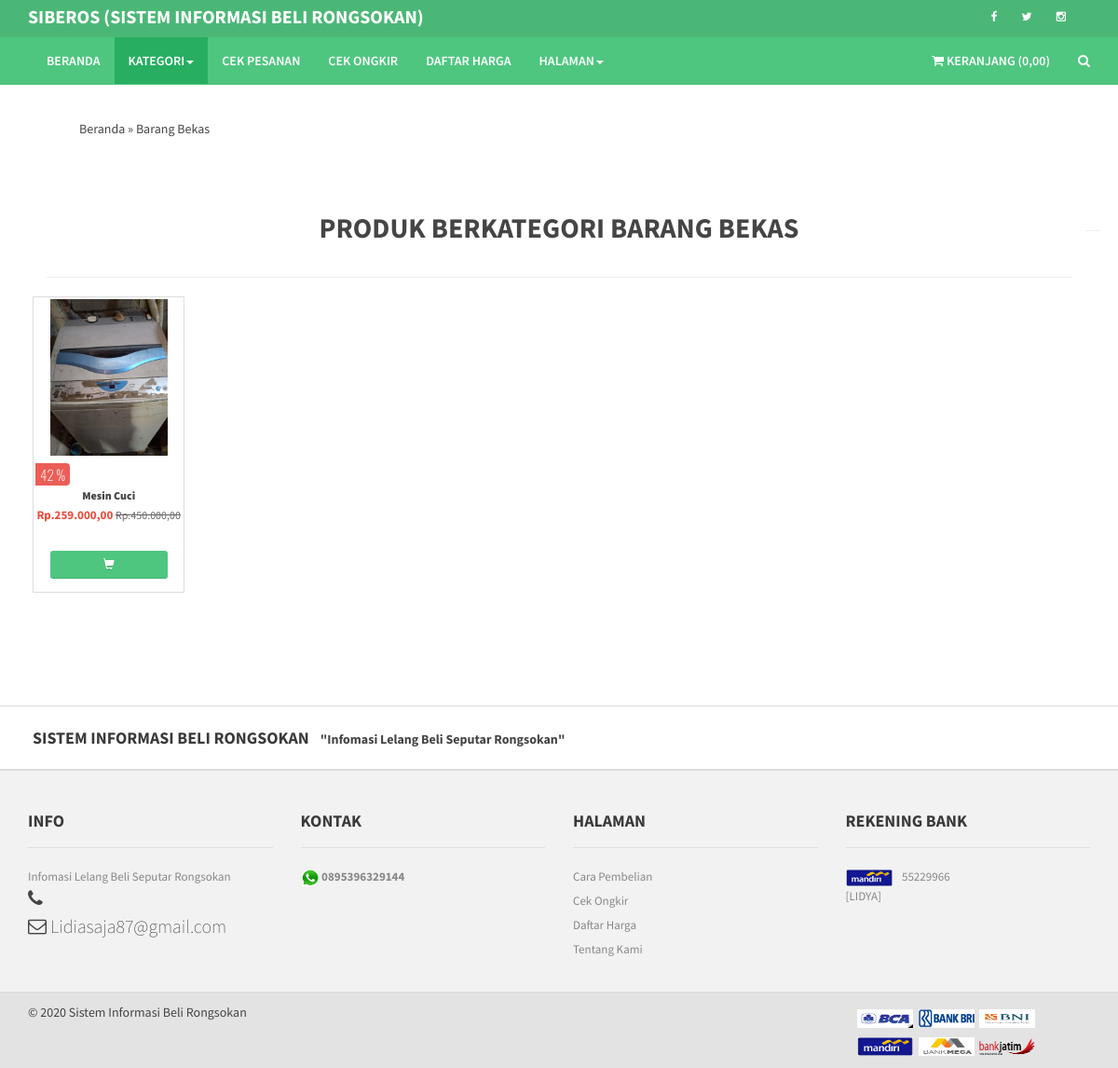
Screenshot of /mycategory.aspx/1 with the database file from the repository.
### tables this page shows
CREATE TABLE `shop_setting` (
  `shortname_shop` varchar(20) NOT NULL,
  `longname_shop` varchar(100) NOT NULL,
  `motto_shop` varchar(100) NOT NULL,
  `location_shop` varchar(120) NOT NULL,
  `name_manage` varchar(100) NOT NULL,
  `bbm_contact` varchar(20) NOT NULL,
  `wa_contact` varchar(20) NOT NULL,
  `phone_contact` varchar(20) NOT NULL,
  `email_shop` varchar(30) NOT NULL,
  `propinsi_shop` varchar(20) NOT NULL,
  `kabupaten_shop` varchar(20) NOT NULL,
  `logo_shop` varchar(50) NOT NULL,
  `facebook` varchar(300) DEFAULT NULL,
  `twitter` varchar(300) DEFAULT NULL,
  `google` varchar(300) DEFAULT NULL,
  `instagram` varchar(300) DEFAULT NULL,
  `youtube` varchar(300) DEFAULT NULL,
  `pos` int(1) DEFAULT NULL,
  `jne` int(1) DEFAULT NULL,
  `tiki` int(1) DEFAULT NULL,
  `gratis_ongkir_wilayah` int(1) DEFAULT NULL,
  `cod_wilayah` int(1) DEFAULT NULL
);

CREATE TABLE `shop_category` (
  `id_category` int(11) NOT NULL,
  `category` varchar(30) NOT NULL,
  `state` int(1) NOT NULL
);

CREATE TABLE `shop_product` (
  `id_product` int(11) NOT NULL,
  `name_product` varchar(50) NOT NULL,
  `information_product` text NOT NULL,
  `price_product` int(11) NOT NULL,
  `discount_product` int(11) NOT NULL,
  `weight_product` int(11) NOT NULL,
  `category_product` int(11) NOT NULL,
  `stock_product` int(11) NOT NULL,
  `image_product` varchar(50) NOT NULL,
  `slug_product` text NOT NULL,
  `state_product` int(1) NOT NULL,
  `state_discount` int(1) DEFAULT NULL
);

CREATE TABLE `shop_payment` (
  `id_payment` int(11) NOT NULL,
  `id_bank` int(11) NOT NULL,
  `number` varchar(50) NOT NULL,
  `name` varchar(100) NOT NULL,
  `state` int(1) NOT NULL
);

CREATE TABLE `shop_bank` (
  `id_bank` int(11) NOT NULL,
  `name_bank` varchar(100) NOT NULL,
  `logo_bank` varchar(40) NOT NULL,
  `state_bank` int(1) NOT NULL
);

### index.php (called while the page is built, shortened)
<?php
require_once BASEPATH.'core/CodeIgniter.php';

### application/models/M__app.php (called while the page is built, shortened)
<?php if ( ! defined('BASEPATH')) exit('No direct script access allowed');
class M__app extends CI_Model {
	public function gradeone($table,$column,$where)
	{
		$this->db->where($column, $where);
		return $this->db->get('shop_'.$table);
	}
	public function getdatapaymentfront()
	{
		$this->db->select('*');
		$this->db->from('shop_payment');
		$this->db->join('shop_bank', 'shop_payment.id_bank = shop_bank.id_bank');
		$this->db->where('shop_payment.state', 1);
		return $this->db->get();
	}
	public function getdatacategory($id,$offset)
	{
		$this->db->where('category_product', $id);
		$this->db->where('state_product', 1);
		$this->db->where("stock_product!='0'");
		return $this->db->get('shop_product', 24, $offset);
	}
	public function getnewproduct()
	{
		$this->db->select('*');
		$this->db->from('shop_product');
		$this->db->where("stock_product!='0'");
		$this->db->where("state_product='1'");
		$this->db->join('shop_category', 'shop_product.category_product = shop_category.id_category');
		$this->db->order_by('id_product', 'desc');
		$this->db->limit(10);
		return $this->db->get();
	}
}

### application/views/frontend/category/index.php (the view, shortened to what this page needs)
<div class="main-container" style="padding-left: 50px;padding-right: 50px;">
    <div class="morePost row featuredPostContainer style2 globalPaddingTop ">
        <div class="col-lg-12">
            <center>
                <h1>
                    <span>
                        <b>
                            PRODUK BERKATEGORI <?php echo strtoupper($get['category']) ?>
                        </b>
                    </span>
                </h1>
            </center>
            <hr>
        </div>
        <div>
            <div class="row">
                <?php $no=0; foreach($all as $row): $no++ ?>
                    <div class="item col-lg-2 col-md-3 col-sm-4 col-xs-6" style="float: left;">
                        <div class="product" id="produk">
                            <div id="tinggi">
                                <div class="image" id="tinggi2">
                                    <a href="<?php echo site_url('product-details.aspx/'.$row->slug_product)?>">
                                        <img src="<?php echo base_url('uploads/'.$row->image_product) ?>" style="width:80%;" alt="<?php echo $row->name_product ?>">
                                    </a>
                                    <?php if ($row->state_discount==1) { ?>
                                        <div class="promotion" style="bottom: -0px;">
                                            <span class="discount" style="font-size: 15px;">
                                                <?php $cut=ceil(($row->discount_product/$row->price_product)*100) ?>
                                                <?php echo 100-$cut ?> %
                                            </span>
                                        </div>
                                    <?php } ?>
                                </div>
                                <div class="description" style="min-height: 65px;">
                                    <b style="font-size: 12px;font-weight: 798;">
                                        <a href="<?php echo site_url('product-details.aspx/'.$row->slug_product)?>">
                                            <?php $product_name=substr($row->name_product,0,25); ?>
                                            <?php if(strlen($row->name_product)>25)
                                            {
                                                echo $product_name.'...';
                                            }
                                            else
                                            {
                                                echo $row->name_product;
                                            }
                                            ?>
                                        </a>
                                    </b>
                                    <div class="price" style="font-size: 13px;">
                                        <?php if ($row->state_discount==1) { ?>
                                            <span style="color: #e74c3c;">
                                                Rp.<?php echo uang($row->discount_product) ?>
                                            </span>
                                        <?php }else{ ?>
                                            <span style="color: #e74c3c;">
                                                Rp.<?php echo uang($row->price_product) ?>
                                            </span>
                                        <?php } ?>
                                        <?php if ($row->state_discount==1) { ?>
                                            <span class="old-price" style="font-size: 12px;">
                                                Rp.<?php echo uang($row->price_product) ?>
                                            </span>
                                        <?php } ?>
                                    </div>
                                </div>
                            </div>
                            <div class="action-control">
                                <center>
                                    <a href="javascript:void(0)" onclick="tampil_modal('<?php echo $row->id_product ?>')" style="width:80%;" class="btn btn-primary btn-md">
                                        <span class="add2cart">
                                            <i class="glyphicon glyphicon-shopping-cart"></i>
                                        </span>
                                    </a>
                                </center>
                            </div>
                        </div>
                    </div>
                <?php endforeach; ?>
                <hr>
            </div>
        </div>
    </div>
</div>

### application/views/frontend/header.php (shortened to what this page needs)
<div class="navbar-top">
    <div class="container" style="padding-top: 3px">
        <div class="row">
            <div class="col-lg-8">
                <div class="pull-left ">
                    <ul class="userMenu">
                        <li>
                        <?php if (gettoko('longname_shop')!=""): ?>
                            <a href="<?php echo base_url() ?>">
                                <span style="font-size:20px;">
                                <?php echo gettoko('shortname_shop') ?>
                                <span class="hidden-xs">(<?php echo gettoko('longname_shop') ?>)
                                </span>
                                </span>
                            </a>
                        <?php endif; ?>
                        </li>
                    </ul>
                </div>
            </div>
            <div class="col-lg-4">
                <div class="pull-right">
                    <ul class="userMenu">
                        <?php
                        $fb=gettoko('facebook');
                        $tw=gettoko('twitter');
                        $ig=gettoko('instagram');
                        if($fb!="" && !is_null($fb)){ ?>
                            <li>
                                <a href="<?php echo $fb ?>" target="_blank">
                                    <i class=" fa fa-facebook"> &nbsp; </i>
                                </a>
                            </li>
                        <?php } ?>
                        <?php if($tw!="" && !is_null($tw)){ ?>
                             <li>
                                <a href="<?php echo $tw ?>" target="_blank">
                                    <i class=" fa fa-twitter"> &nbsp; </i>
                                </a>
                            </li>
                        <?php } ?>
                        <?php if($ig!="" && !is_null($ig)){ ?>
                             <li>
                                <a href="<?php echo $ig ?>" target="_blank">
                                    <i class=" fa fa-instagram"> &nbsp; </i>
                                </a>
                            </li>
                        <?php } ?>
                    </ul>
                </div>
            </div>
        </div>
    </div>
</div>

### application/views/frontend/footer.php (shortened to what this page needs)
<footer>
    <div class="footer" style="background-color: #fff; padding:20px; ">
        <div class="container">
            <div class="row">
                <div class="col-lg-8">
                    <span id="footer-head">
                    <?php
                        echo gettoko('longname_shop')?
                        gettoko('longname_shop'):
                        gettoko('shortname_shop');
                    ?>
                    </span>
                    <span>
                        <b>
                            &quot;<?php echo gettoko('motto_shop') ?>&quot;
                        </b>
                    </span>
                </div>
            </div>
        </div>
    </div>
    <div class="footer">
        <div class="container">
            <div class="row">
                <div class="col-lg-3 hidden-xs">
                    <h3>Info</h3>
                    <ul>
                        <li class="supportLi">
                            <p><?php echo gettoko('motto_shop') ?></p>
                            <h4>
                                <a class="inline" href="callto:+12025550151">
                                    <strong>
                                    <i class="fa fa-phone"> </i>
                                    </strong>
                                </a>
                            </h4>
                            <h4>
                                <a class="inline" href="#">
                                    <i class="fa fa-envelope-o"> </i>
                                    <?php echo gettoko('email_shop') ?>
                                </a>
                            </h4>
                        </li>
                    </ul>
                </div>
                <div class="col-lg-3">
                    <h3> Kontak </h3>
                    <ul>
                    <?php if(gettoko('wa_contact')!=''): ?>
                        <li class="supportLi">
                            <img src="<?php echo base_url('uploads/wa.png') ?>" width="20px">
                            <strong><?php echo gettoko('wa_contact') ?></strong>
                        </li>
                    <?php endif ?>
                    </ul>
                </div>
                <div class="col-lg-3 hidden-xs">
                    <h3>Halaman</h3>
                    <ul>
                        <li class="supportLi">
                            <a href="<?php echo site_url('howtobuy.aspx') ?>"> Cara Pembelian</a>
                        </li>
                        <li class="supportLi">
                            <a href="<?php echo site_url('ongkir.aspx') ?>"> Cek Ongkir</a>
                        </li>
                        <li class="supportLi">
                            <a href="<?php echo site_url('pricelist.aspx') ?>"> Daftar Harga</a>
                        </li>
                        <li class="supportLi">
                            <a href="<?php echo site_url('aboutus.aspx') ?>"> Tentang Kami</a>
                        </li>
                    </ul>
                </div>
                <div class="col-lg-3">
                    <h3>Rekening Bank</h3>
                    <ul>
                    <?php $no=0; foreach($bank as $row): $no++ ?>
                        <li class="supportLi">
                            <img src="<?php echo base_url('assets/images/bank/'.$row->logo_bank) ?>" width="50px" alt="">
                            &nbsp;&nbsp; <?php echo $row->number ?> <br> [<?php echo $row->name ?>]
                        </li>
                    <?php endforeach;?>
                    </ul>
                </div>
            </div>
        </div>
    </div>
    <div class="footer-bottom">
        <div class="container">
            <span onmouseover="tampil()">
                &copy; <?php echo date('Y') ?> <?php echo gettoko('longname_shop')?gettoko('longname_shop'):gettoko('shortname_shop') ?>
            </span>
            <span style="float: right;width: 250px;line-height: 30px;">
                <?php echo getBank() ?>
            </span>
        </div>
    </div>
</footer>

### application/helpers/app_helper.php (shortened to what this page needs)
<?php
function uang($number)
{
    return number_format($number,2,',','.');
}
function gettoko($get)
{
    $ci =& get_instance();
    $ci->db->select($get);
    $db=$ci->db->get('shop_setting')->row_array();;
    return $db[$get];
}
function getBank()
{
	$ci =& get_instance();
	$bank=$ci->M__app->gradeone('bank','state_bank',1)->result();
	$val="";
	foreach ($bank as $row) {
		$val.="<img src='".base_url('assets/images/bank/'.$row->logo_bank)."'' width='60px' height='20px;'>&nbsp;&nbsp;";
	}
	return $val;
}

### assets/css/skin-1.css (style rules this page uses)
.btn-primary, .product:hover .add-fav:hover, .product:hover .add-fav.active { background-color: #4ec67f; color: #ffffff; }
.navbar-top { background: #4bb777; }

### assets/css/btn.css (style rules this page uses)
.btn { border: medium none; border-radius: 3px; font-size: 14px; font-weight: normal; line-height: 1.4; padding: 8px 20px; transition: all 0.25s linear 0s; }
.btn.btn-primary, .btn.btn-danger, .btn.btn-default, .btn.btn-success, .btn.btn-info, .btn.btn-warning, .btn.btn-fb, .btn.btn-tw { font-weight: 600; text-shadow: 0px 1px rgba(0, 0, 0, 0.1); -o-text-shadow: 0px 1px rgba(0, 0, 0, 0.1); -webkit-text-shadow: 0px 1px rgba(0, 0, 0, 0.1); -ms-text-shadow: 0px 1px rgba(0, 0, 0, 0.1); box-shadow: 0 -1px rgba(0, 0, 0, 0.1) inset; -webkit-box-shadow: 0 -1px rgba(0, 0, 0, 0.1) inset; -o-box-shadow: 0 -1px rgba(0, 0, 0, 0.1) inset; -ms-box-shadow: 0 -1px rgba(0, 0, 0, 0.1) inset; }
.btn.btn-md { -webkit-border-radius: 3px; -moz-border-radius: 3px; border-radius: 3px; font-size: 12px; line-height: 1.5; padding: 6px 14px; }

### application/views/frontend/footer.php (style rules this page uses)
#footer-head { font-size: 18px; font-weight: 700; line-height: 27px; text-transform: uppercase; color: #3a3a3a; }

### rows the page displays
shop_setting: shortname_shop "SIBEROS", longname_shop "SISTEM INFORMASI BELI RONGSOKAN", motto_shop "Infomasi Lelang Beli Seputar Rongsokan", email_shop "Lidiasaja87@gmail.com", wa_contact "0895396329144", longname_shop "Sistem Informasi Beli Rongsokan"
shop_category: category "BARANG BEKAS"
shop_product: image_product (picture), 100-$cut "42", name_product "Mesin Cuci", discount_product "259.000,00", price_product "450.000,00"
shop_payment: id_bank.logo_bank (picture), number "55229966", name "LIDYA"
shop_bank: logo_bank (picture)
shop_bank: logo_bank (picture)
shop_bank: logo_bank (picture)
shop_bank: logo_bank (picture)
shop_bank: logo_bank (picture)
shop_bank: logo_bank (picture)

### other values shown
uang(array_sum($jumlah)) "0,00"
$crumb['title'] "Beranda"
